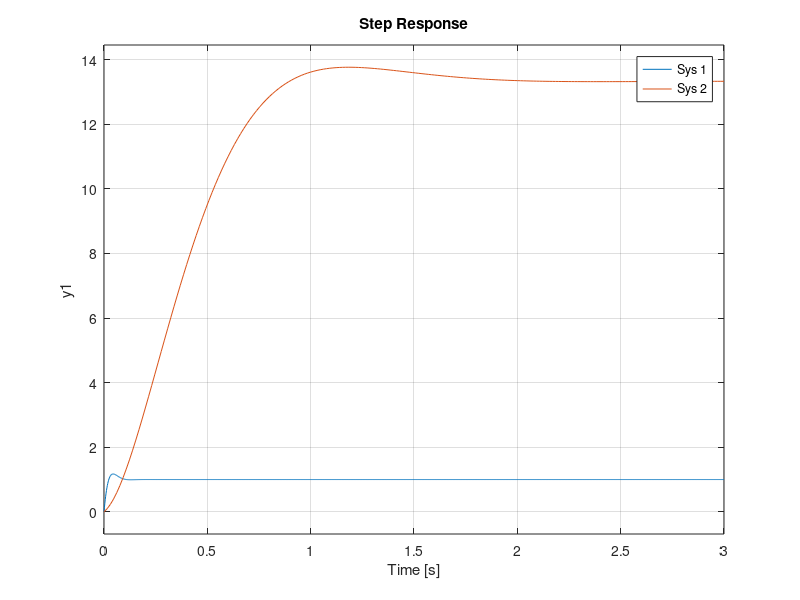

Source code (MATLAB):
close all; clear all; history -c; clc;
pkg load control;

s = tf('s');

% Inciso 1:
G = zpk([-40], [-1 -5], [100]);
H1 = 1;
rlocus(G*H1); sgrid(0.707, [20 40 60 80])

% Inciso 2:
H2 = zpk([], [-20], [1]);
rlocus(G*H2); sgrid(0.707, [20 40 60 80])

% Inciso 3:
% Un sobrepasamiento maximo del 4% equivale a un cierto valor de psita el cual
% calcularemos a continuación
psita = sqrt((log(0.04)^2)/(pi^2 + log(0.04)^2))  % psita = 0.7156

K1 = 0.7;
K2 = 0.05;
step(feedback(K1*G, H1),feedback(K2*G, H2))
